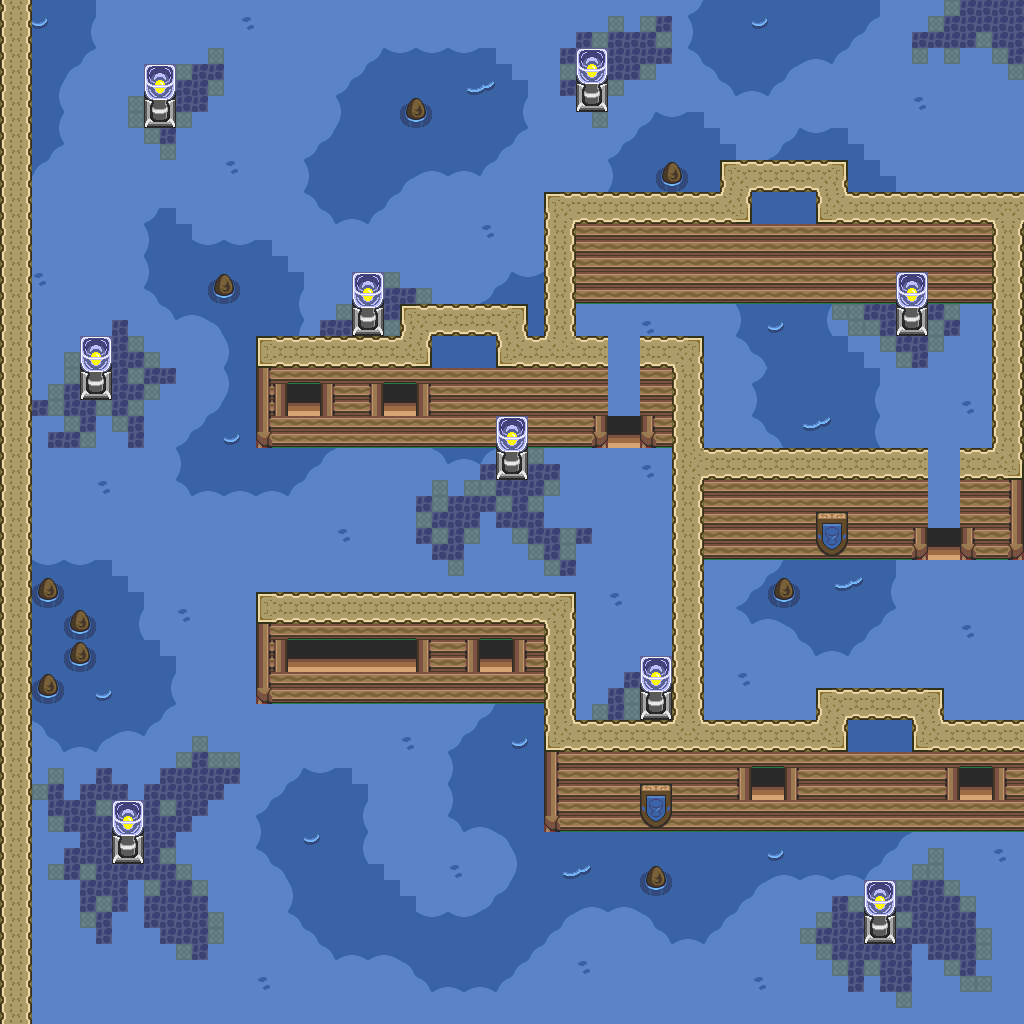

A 2D game scene composited from a Tiled map and its tileset images. What follows is a short description and the map's XML, with each tile layer's data collapsed to a summary:
An orthogonal 64x64 tile map with 16x16 px tiles, 1 tile layer (base), 2 hidden layers not drawn and 47 objects.

<map version="1.10" tiledversion="1.12.1" orientation="orthogonal" renderorder="right-down" width="64" height="64" tilewidth="16" tileheight="16" infinite="0" nextlayerid="4" nextobjectid="48">
 <tileset firstgid="1" source="../classiciphone_pics4.tsx" />
 <layer id="1" name="base" width="64" height="64">
  <data>[4096 cells, 4096 non-empty, 62 distinct tile ids]</data>
 </layer>
 <layer id="2" name="collision" width="64" height="64" visible="0">
  <properties><property name="collision" value="true" /></properties>
  <data>[4096 cells, 1142 non-empty, 1 distinct tile ids]</data>
 </layer>
 <layer id="3" name="water" width="64" height="64" visible="0">
  <properties><property name="terrain" value="water" /></properties>
  <data>[4096 cells, 2624 non-empty, 1 distinct tile ids]</data>
 </layer>
 <objectgroup id="4" name="npcs">
  <object id="1" x="608.0" y="336.0" width="16" height="16">
   <properties>
    <property name="gani" value="classic_avalonquest_wall.png" />
    <property name="script" type="string">-- Auto-converted from GraalScript
-- [CLIENT-SIDE — server no-op]
-- 
-- function onPlayertouchsme(){
-- dontblock();
-- drawoverplayer();
-- }</property>
   </properties>
  </object>
  <object id="2" x="928.0" y="448.0" width="16" height="16">
   <properties>
    <property name="gani" value="classic_avalonquest_wall.png" />
    <property name="script" type="string">-- Auto-converted from GraalScript
-- [CLIENT-SIDE — server no-op]
-- 
-- function onPlayertouchsme(){
-- dontblock();
-- drawoverplayer();
-- }</property>
   </properties>
  </object>
  <object id="3" x="640.0" y="336.0" width="16" height="16">
   <properties>
    <property name="gani" value="classic_avalonquest_wall2.png" />
    <property name="script" type="string">-- Auto-converted from GraalScript
-- [CLIENT-SIDE — server no-op]
-- 
-- function onPlayertouchsme(){
-- dontblock();
-- drawoverplayer();
-- }</property>
   </properties>
  </object>
  <object id="4" x="880.0" y="448.0" width="16" height="16">
   <properties>
    <property name="gani" value="classic_avalonquest_wall2.png" />
    <property name="script" type="string">-- Auto-converted from GraalScript
</property>
   </properties>
  </object>
  <object id="5" x="896.0" y="448.0" width="16" height="16">
   <properties>
    <property name="gani" value="classic_avalonquest_wall2.png" />
    <property name="script" type="string">-- Auto-converted from GraalScript
</property>
   </properties>
  </object>
  <object id="6" x="848.0" y="448.0" width="16" height="16">
   <properties>
    <property name="gani" value="classic_avalonquest_wall2.png" />
    <property name="script" type="string">-- Auto-converted from GraalScript
</property>
   </properties>
  </object>
  <object id="7" x="864.0" y="448.0" width="16" height="16">
   <properties>
    <property name="gani" value="classic_avalonquest_wall2.png" />
    <property name="script" type="string">-- Auto-converted from GraalScript
</property>
   </properties>
  </object>
  <object id="8" x="960.0" y="448.0" width="16" height="16">
   <properties>
    <property name="gani" value="classic_avalonquest_wall2.png" />
    <property name="script" type="string">-- Auto-converted from GraalScript
</property>
   </properties>
  </object>
  <object id="9" x="576.0" y="336.0" width="16" height="16">
   <properties>
    <property name="gani" value="classic_avalonquest_wall2.png" />
    <property name="script" type="string">-- Auto-converted from GraalScript
-- [CLIENT-SIDE — server no-op]
-- 
-- function onPlayertouchsme(){
-- dontblock();
-- drawoverplayer();
-- }</property>
   </properties>
  </object>
  <object id="10" x="896.0" y="448.0" width="16" height="16">
   <properties>
    <property name="gani" value="classic_avalonquest_wall2.png" />
    <property name="script" type="string">-- Auto-converted from GraalScript
-- [CLIENT-SIDE — server no-op]
-- 
-- function onPlayertouchsme(){
-- dontblock();
-- drawoverplayer();
-- }</property>
   </properties>
  </object>
  <object id="11" x="848.0" y="448.0" width="16" height="16">
   <properties>
    <property name="gani" value="classic_avalonquest_wall2.png" />
    <property name="script" type="string">-- Auto-converted from GraalScript
</property>
   </properties>
  </object>
  <object id="12" x="864.0" y="448.0" width="16" height="16">
   <properties>
    <property name="gani" value="classic_avalonquest_wall2.png" />
    <property name="script" type="string">-- Auto-converted from GraalScript
</property>
   </properties>
  </object>
  <object id="13" x="960.0" y="448.0" width="16" height="16">
   <properties>
    <property name="gani" value="classic_avalonquest_wall2.png" />
    <property name="script" type="string">-- Auto-converted from GraalScript
</property>
   </properties>
  </object>
  <object id="14" x="576.0" y="336.0" width="16" height="16">
   <properties>
    <property name="gani" value="classic_avalonquest_wall2.png" />
    <property name="script" type="string">-- Auto-converted from GraalScript
-- [CLIENT-SIDE — server no-op]
-- 
-- function onPlayertouchsme(){
-- dontblock();
-- drawoverplayer();
-- }</property>
   </properties>
  </object>
  <object id="15" x="432.0" y="368.0" width="16" height="16">
   <properties>
    <property name="gani" value="waterani.gif" />
    <property name="script" type="string">-- Auto-converted from GraalScript
</property>
   </properties>
  </object>
  <object id="16" x="752.0" y="224.0" width="16" height="16">
   <properties>
    <property name="gani" value="waterani.gif" />
    <property name="script" type="string">-- Auto-converted from GraalScript
</property>
   </properties>
  </object>
  <object id="17" x="848.0" y="752.0" width="16" height="16">
   <properties>
    <property name="gani" value="waterani.gif" />
    <property name="script" type="string">-- Auto-converted from GraalScript
</property>
   </properties>
  </object>
  <object id="18" x="288.0" y="640.0" width="16" height="16">
   <properties>
    <property name="gani" value="classic_window.png" />
    <property name="script" type="string">-- Auto-converted from GraalScript
</property>
   </properties>
  </object>
  <object id="19" x="320.0" y="640.0" width="16" height="16">
   <properties>
    <property name="gani" value="classic_window.png" />
    <property name="script" type="string">-- Auto-converted from GraalScript
</property>
   </properties>
  </object>
  <object id="20" x="352.0" y="640.0" width="16" height="16">
   <properties>
    <property name="gani" value="classic_window.png" />
    <property name="script" type="string">-- Auto-converted from GraalScript
</property>
   </properties>
  </object>
  <object id="21" x="384.0" y="640.0" width="16" height="16">
   <properties>
    <property name="gani" value="classic_window.png" />
    <property name="script" type="string">-- Auto-converted from GraalScript
</property>
   </properties>
  </object>
  <object id="22" x="480.0" y="640.0" width="16" height="16">
   <properties>
    <property name="gani" value="classic_window.png" />
    <property name="script" type="string">-- Auto-converted from GraalScript
</property>
   </properties>
  </object>
  <object id="23" x="288.0" y="384.0" width="16" height="16">
   <properties>
    <property name="gani" value="classic_window.png" />
    <property name="script" type="string">-- Auto-converted from GraalScript
</property>
   </properties>
  </object>
  <object id="24" x="384.0" y="384.0" width="16" height="16">
   <properties>
    <property name="gani" value="classic_window.png" />
    <property name="script" type="string">-- Auto-converted from GraalScript
</property>
   </properties>
  </object>
  </objectgroup>
</map>
<!-- 23 of 47 objects omitted -->
